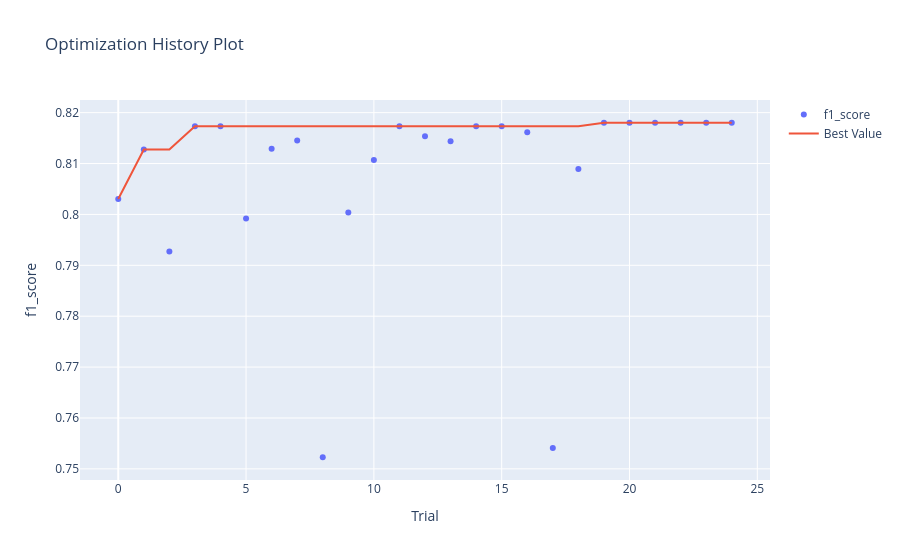

The code cell stored with this chart in its notebook:
### Code cell
optuna.visualization.plot_optimization_history(optuna_study_rf_clf, target_name='f1_score')

### Figure 1 — Plotly figure (JSON) as saved in the notebook; plotly's stock layout.template omitted (floating-point values rounded to 4 significant figures)
{"data": [{"mode": "markers", "name": "f1_score", "type": "scatter", "x": [0, 1, 2, 3, 4, 5, 6, 7, 8, 9, 10, 11, 12, 13, 14, 15, 16, 17, 18, 19, 20, 21, 22, 23, 24], "y": [0.803, 0.8128, 0.7927, 0.8173, 0.8173, 0.7992, 0.8129, 0.8145, 0.7523, 0.8004, 0.8107, 0.8173, 0.8154, 0.8144, 0.8173, 0.8173, 0.8162, 0.7541, 0.8089, 0.818, 0.818, 0.818, 0.818, 0.818, 0.818]}, {"mode": "lines", "name": "Best Value", "type": "scatter", "x": [0, 1, 2, 3, 4, 5, 6, 7, 8, 9, 10, 11, 12, 13, 14, 15, 16, 17, 18, 19, 20, 21, 22, 23, 24], "y": [0.803, 0.8128, 0.8128, 0.8173, 0.8173, 0.8173, 0.8173, 0.8173, 0.8173, 0.8173, 0.8173, 0.8173, 0.8173, 0.8173, 0.8173, 0.8173, 0.8173, 0.8173, 0.8173, 0.818, 0.818, 0.818, 0.818, 0.818, 0.818]}, {"marker": {"color": "#cccccc"}, "mode": "markers", "name": "Infeasible Trial", "showlegend": false, "type": "scatter", "x": [], "y": []}], "layout": {"title": {"text": "Optimization History Plot"}, "xaxis": {"title": {"text": "Trial"}}, "yaxis": {"title": {"text": "f1_score"}}}}
